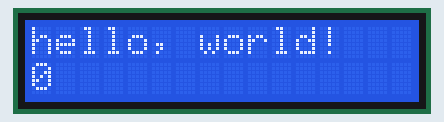
Bench run of a sketch on a simulated Arduino Uno, built with avr-gcc and run on an emulated ATmega328P. Parts: 16×2 character LCD.

Above: at 0.1 s.
At 4.1 s:
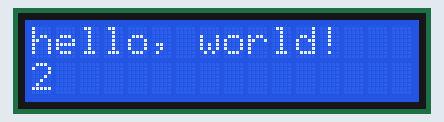
At 8.1 s:
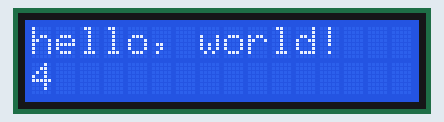
At 18.1 s:
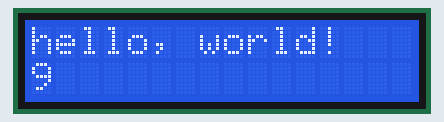
At 28.1 s:
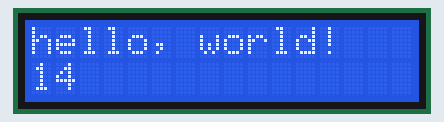
At 38.1 s:
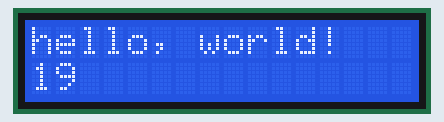

Measured:
- what the display in image 1 shows lasts 2.0 s, from 4.0 s to 6.0 s

The sketch:

_1602a.ino
```cpp
// include the library code:
#include <LiquidCrystal.h>

LiquidCrystal lcd( 7, 6, 5, 4, 3, 2);
void setup() {
  // set up the LCD's number of columns and rows:
  lcd.begin(16, 2);
  // Print a message to the LCD.
  lcd.print("hello, world!");
}

void loop() {
  // set the cursor to column 0, line 1
  // (note: line 1 is the second row, since counting begins with 0):
  lcd.setCursor(0, 1);
  // print the number of seconds since reset:
  lcd.print(millis()/2000);
}
```
